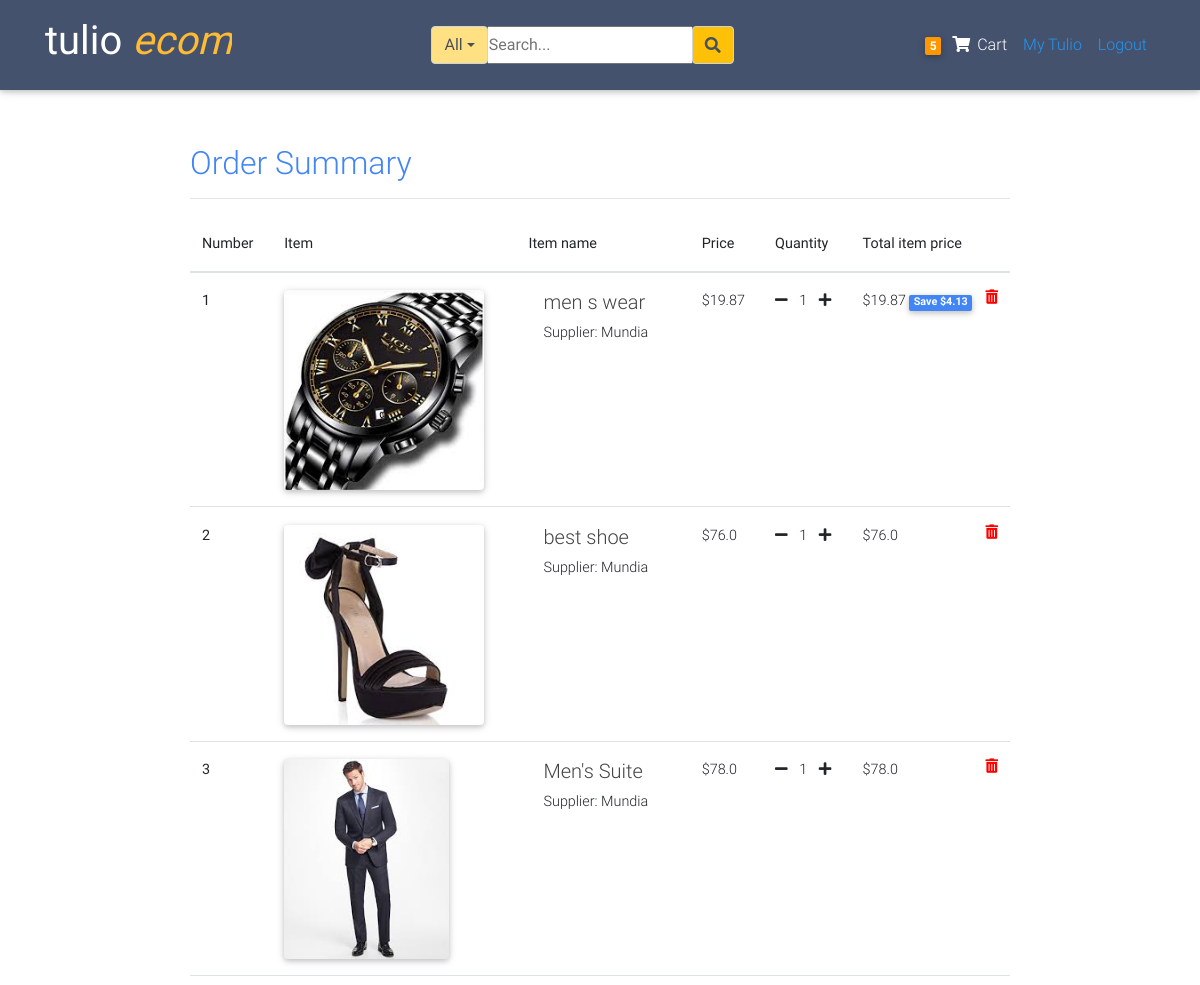
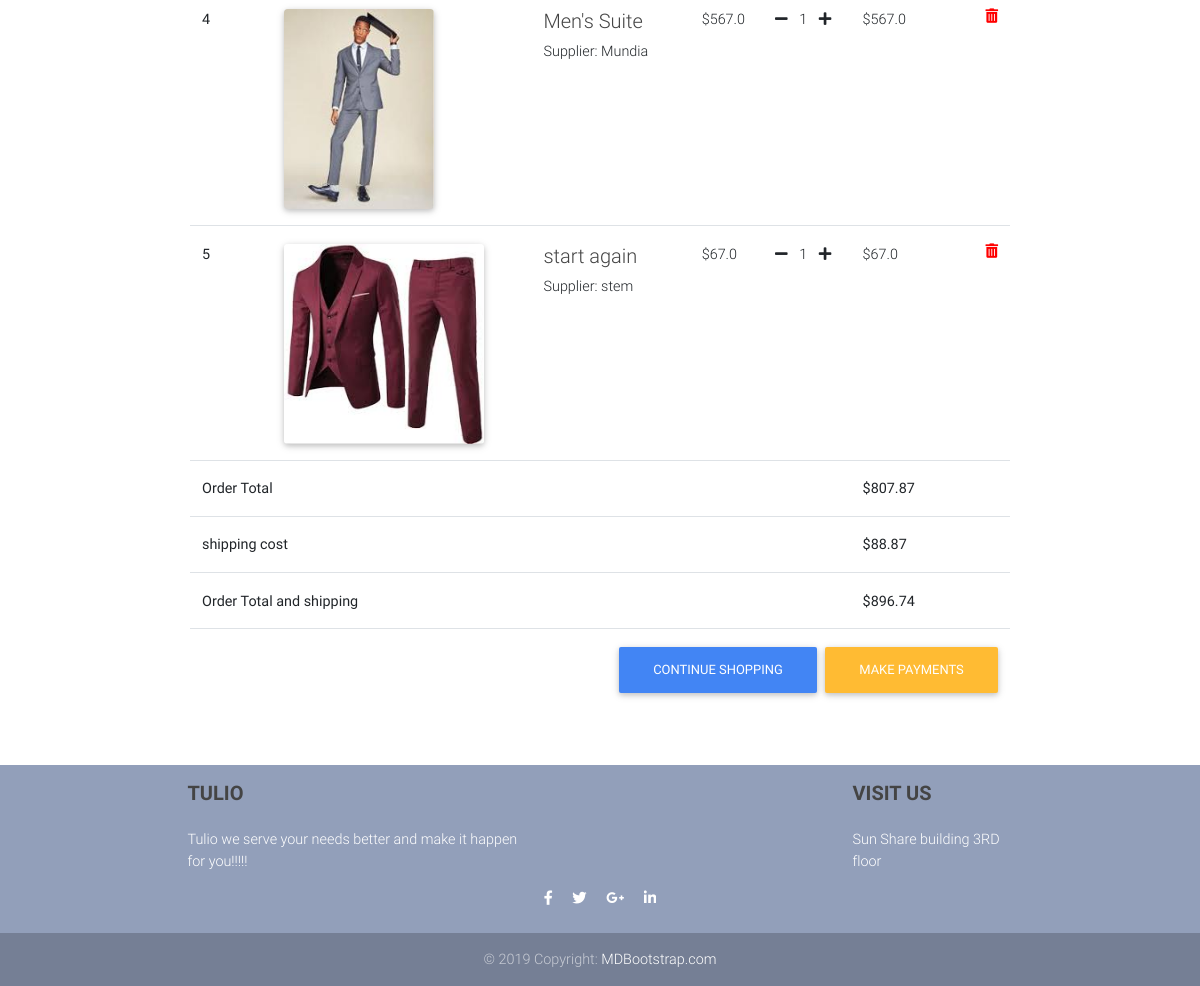
The page /order_summary/ (signed in) on the database as committed earlier (2 pictures, top to bottom).
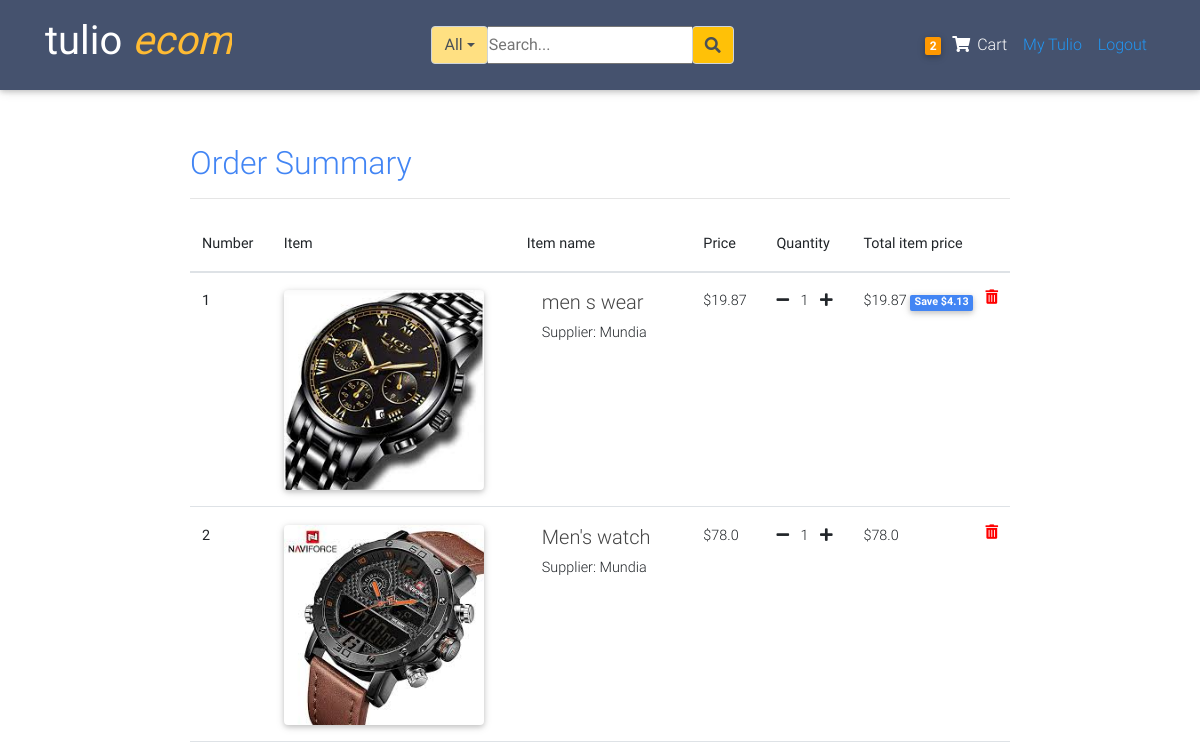
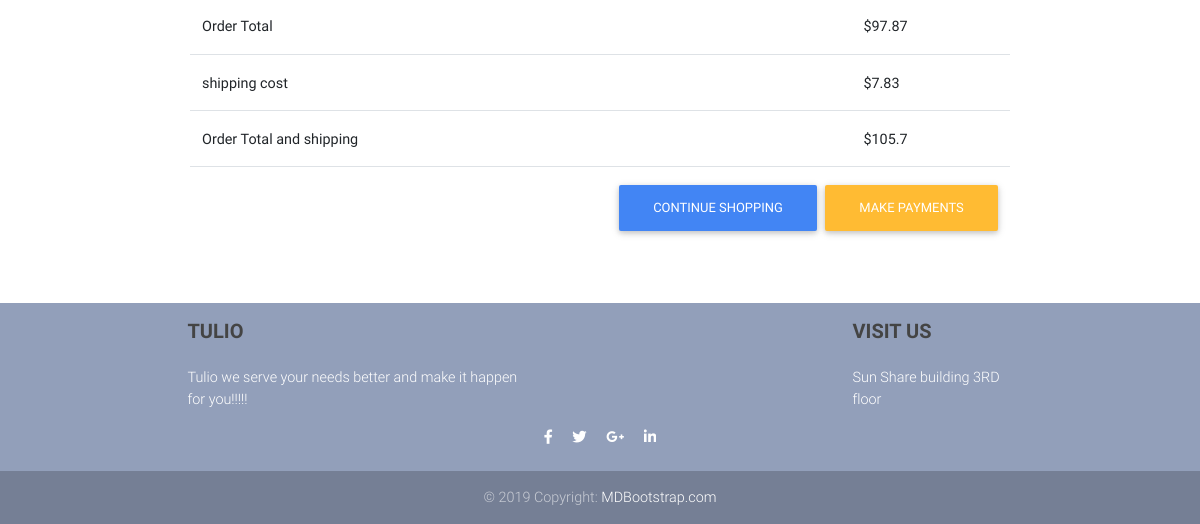
The same page on the database as committed later (2 pictures, top to bottom).
### blogs/models.py (models this page shows, shortened)
class Order(models.Model):
	user           = models.ForeignKey(settings.AUTH_USER_MODEL,
	                        on_delete=models.CASCADE)
	items          = models.ManyToManyField(OrderItem)
	start_date     = models.DateTimeField(auto_now_add=True)
	ordered_date   = models.DateTimeField()
	ordered        = models.BooleanField(default=False)
	biling_address = models.ForeignKey("BillingAddress",
		          on_delete=models.SET_NULL, blank=True, null=True)
	payment        = models.ForeignKey("Payment",
		          on_delete=models.SET_NULL, blank=True, null=True)
	def get_total(self):
		total = 0
		for order_item in self.items.all():
			total +=order_item.get_final_price()
		return round(total,2)
	def get_shipping(self):
		shipping=0
		if self.get_total() <=10:
			shipping=self.get_total()*0.05
		elif self.get_total() >10 and self.get_total()<=20:
			shipping=self.get_total()*0.06
		elif self.get_total() >20 and self.get_total()<=100:
			shipping=self.get_total()*0.08
		else:
			shipping=self.get_total()*0.11
		return round(shipping,2)
	def get_total_and_shipping(self):
		return round((self.get_total() + self.get_shipping()),2)

class  OrderItem(models.Model):
	user     = models.ForeignKey(settings.AUTH_USER_MODEL,
	                        on_delete=models.CASCADE)
	ordered  = models.BooleanField(default=False)
	item     = models.ForeignKey(Item, on_delete=models.CASCADE)
	quantity = models.IntegerField(default=1)
	date     = models.DateTimeField(auto_now_add=True)
	def get_item_total_price(self):
		return self.quantity * self.item.price
	def get_item_total_discount_price(self):
		return round((self.quantity * self.item.discount_price), 2)
	def get_amount_saved(self):
		return round((self.get_item_total_price() - self.get_item_total_discount_price()),2)
	def get_final_price(self):
		if self.item.discount_price:
			return self.get_item_total_discount_price()
		return self.get_item_total_price()

class Item(models.Model):
	title           = models.CharField(max_length=100)
	price           = models.FloatField()
	discount_price  = models.FloatField(blank=True, null=True)
	category        = models.CharField(choices=CATEGORY_CHOICES, max_length=2)
	label           = models.CharField(choices=LABEL_CHOICES, max_length=2)
	image           = models.ImageField(upload_to='product_pictures')
	slug            = models.SlugField()
	description     = models.TextField()
	owner           = models.ForeignKey(User, on_delete=models.CASCADE)
	date            = models.DateTimeField(auto_now_add=True)
	objects         = ProductManager()

### blogs/views.py (the view)
# urls.py: path('order_summary/', OrderSummaryView.as_view(), name = "order_summary" ),
class OrderSummaryView(LoginRequiredMixin,View):
	def get(self, *args, **kwargs):
		try:
			order = Order.objects.get(user=self.request.user, ordered=False)
			context = {
			'object': order
			}
			return render(self.request, "blogs/order_summary.html", context)
		except ObjectDoesNotExist:
			messages.info(self.request, "You have no items in your cart you can add items here")
			return redirect("/")

### blogs/templatetags/cart_item_count.py (called while the page is built)
@register.filter
def cart_count(user):
	if user.is_authenticated:
		query_set = Order.objects.filter(user=user, ordered=False)
		if query_set.exists():
			return query_set[0].items.count()
	return 0

### blogs/templates/blogs/order_summary.html (shortened to what this page needs)
{%extends 'blogs/layout.html'%}
{%block content%}
<main>
    <div class="col-md-12 container order_summary_tag content-section pt-2">
      <div class="table-responsive text-nowrap">
  <h2 class="text-primary">Order Summary</h2>
  <table class="table">
    <thead>
      <tr>
        <th scope="col">Number</th>
        <th scope="col">Item</th>
        <th scope="col">Item name</th>
        <th scope="col">Price</th>
        <th scope="col">Quantity</th>
        <th scope="col">Total item price</th>
      </tr>
    </thead>
    <tbody>
      {%for order_item in object.items.all %}
      <tr>
        <th scope="row">{{forloop.counter}}</th>
        <td>
        <img class="img_style card" src="{{order_item.item.image.url}}">
        </td>
        <td>
          <div class="col">
              <h5 class="bold">{{order_item.item.title}}</h5>
              <h7 class="bold">Supplier: {{order_item.item.owner}}</h7>
          </div>
        </td>
        <div class="col">
            {% if order_item.item.discount_price%}
            <td>${{order_item.item.discount_price}}</td>
            {%else%}
            <td>${{order_item.item.price}}</td>
            {%endif%}
        </div>
        <td>
          <a href="{% url 'blogs:remove_single_item_from_cart' order_item.item.slug %}" >
            <i class="fas fa-minus mr-2"></i></a>
          {{order_item.quantity}}
          <a href="{% url 'blogs:add_to_cart' order_item.item.slug %}"><i class="fas fa-plus ml-2"></i></a>
        </td>
        <td>
          {% if order_item.item.discount_price%}
          ${{order_item.get_item_total_discount_price}}
          <span class="badge badge-primary">Save ${{order_item.get_amount_saved}}</span>
          {%else%}
          ${{order_item.get_item_total_price}}
          {%endif%}
            <a style="color:red;" href="{% url 'blogs:remove_from_cart' order_item.item.slug %}" ><i class="fas fa-trash-alt float-right"></i>
            </a>
        </td>
      </tr>
      {%endfor%}
      {%if object.get_total%}
      <tr>
        <td colspan="5"><b>Order Total</b></td>
       <td><b>${{object.get_total}}</b></td>
      </tr>
      {%endif%}
      {%if object.get_shipping%}
       <tr>
        <td colspan="5"><b>shipping cost</b></td>
       <td><b>${{object.get_shipping}}</b></td>
      </tr>
      {%endif%}
      {%if object.get_total_and_shipping%}
       <tr>
        <td colspan="5"><b>Order Total  and shipping</b></td>
       <td><b>${{object.get_total_and_shipping}}</b></td>
      </tr>
      <tr>
        <td colspan="6">
          <a class="btn btn-warning float-right ml-2" href="{% url 'blogs:checkout'%}">Make Payments</a>
          <a class="btn btn-primary float-right" href="/">continue shopping</a>
        </td>
      </tr>
      {%endif%}
      <hr>
    </tbody>
  </table>
</div>
    </div>
</main>
{%endblock content%}

### blogs/templates/blogs/nav.html
{%load cart_item_count%}
<nav class="navbar fixed-top navbar-expand-lg navbar-dark mdb-color scrolling-navbar">
    <div class="container">
      <a class="navbar-brand waves-effect" href="{%url 'blogs:home' %}" target="_blank">
          <h1>
             <strong class="white-text">tulio <em class="text-warning">ecom</em></strong>
          </h1>
      </a>
  {%include 'blogs/search_bar.html'%}
        <ul class="navbar-nav nav-flex-icons">
          <li>
            <div class="navbar-nav">
                  <li class="nav-item">
                      <a href="{%url 'blogs:order_summary'%}" class="nav-link waves-effect">
                        <span class="badge orange z-depth-1 mr-1"> {{request.user|cart_count}}</span>
                          <i class="fas fa-shopping-cart"></i>
                        <span class="clearfix d-none d-sm-inline-block"> Cart </span>
                      </a>
                  </li>
                {%if request.user.is_authenticated%}
                    <a class="nav-item nav-link blue-text" href="{%url 'blogs:dashboard'%}">My Tulio</a>
                    <a class="nav-item nav-link blue-text" href="{%url 'account_logout' %}">Logout</a>
                {%else%}
                    <a class="nav-item nav-link blue-text" href="{%url 'account_login' %}">Login</a>
                    <a class="nav-item nav-link blue-text" href="{%url 'account_signup'%}">Register</a>
                {%endif%}
            </div>
          </li>
        </ul>
      </div>
  </nav>

Rows that differ between the two databases and show on the page:
no longer on this page (row unchanged): OrderItem: item.image (picture), item "best shoe", item.owner "Mundia", item.price "76.0", quantity "1", get_item_total_price "76.0"
no longer on this page (row unchanged): OrderItem: item.image (picture), item "Men's Suite", item.owner "Mundia", item.price "78.0", quantity "1", get_item_total_price "78.0"
no longer on this page (row unchanged): OrderItem: item.image (picture), item "Men's Suite", item.owner "Mundia", item.price "567.0", quantity "1", get_item_total_price "567.0"
no longer on this page (row unchanged): OrderItem: item.image (picture), item "start again", item.owner "stem", item.price "67.0", quantity "1", get_item_total_price "67.0"
now on this page (row edited): OrderItem: item.image (picture), item "Men's watch", item.owner "Mundia", item.price "78.0", quantity "1", get_item_total_price "78.0"
changed through a linked row, Order: get_total "807.87" → "97.87"; get_shipping "88.87" → "7.83"; get_total_and_shipping "896.74" → "105.7"
Other text that changed with them:
{{ request.user|cart_count }}: "5" → "2"
